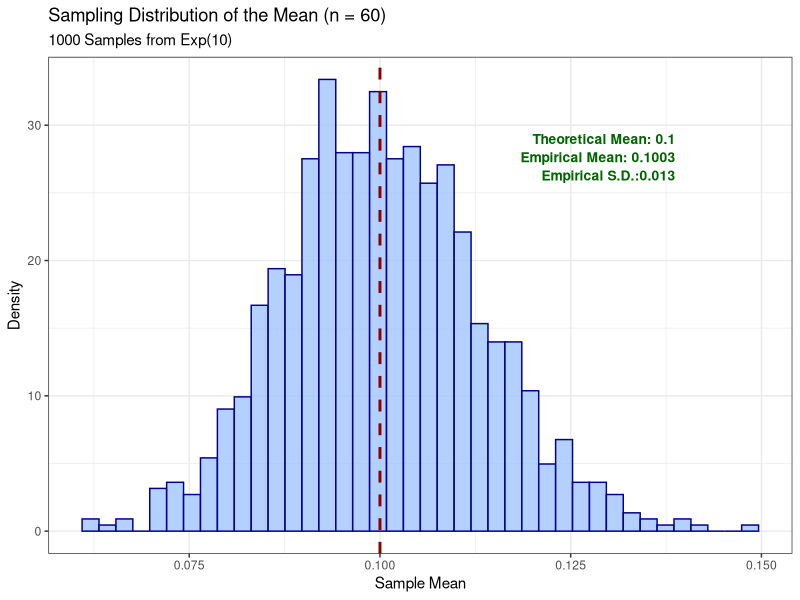

Source code (R):
# Load the ggplot2 library
library(ggplot2)

# Define population parameters and simulation size
lambda <- 10
sample_size <- 60
n_simulations <- 1000

# Set seed for reproducibility
set.seed(4242)

# Use 'replicate' to run the sampling and mean calculation n times
means_vector <- replicate(n_simulations, {
  mean(rexp(sample_size, rate=lambda))
})

# Create a data frame for ggplot
mean_data <- data.frame(Sample_Mean = means_vector)

# Calculate summary statistics for the annotation
mean_of_means <- mean(means_vector)
sd_of_means <- sd(means_vector)
theoretical_se <- (1/lambda) / sqrt(sample_size)

# Guiding location for plot legend
max_density <- dnorm(1/lambda, mean = 1/lambda, sd = theoretical_se)

# Create the summary text for the annotation
summary_text <- paste(
  "Theoretical Mean: ", 1/lambda,
  "\nEmpirical Mean: ", round(mean_of_means, 4),
  "\nEmpirical S.D.:", round(sd_of_means, 4),
  sep = ""
)

# Create the histogram plot
plot <- ggplot(mean_data, aes(x = Sample_Mean)) +
  geom_histogram(
    aes(y = after_stat(density)),
    bins = 40,
    fill = "#A0C4FF",
    color = "darkblue",
    alpha = 0.8
  ) + 
  # Add a vertical line for the theoretical mean
  geom_vline(
    xintercept = 1 / lambda,
    linetype = "dashed",
    color = "darkred",
    linewidth = 1
  ) + 
  # Customize labels and title
  labs(
    title = paste("Sampling Distribution of the Mean (n = ", sample_size, ")", sep=""),
    subtitle = paste(n_simulations, "Samples from Exp(10)"),
    x = "Sample Mean",
    y = "Density"
  ) +
  theme_bw() +
  # Place the summary text on the plot (simulatinh a legend)
  annotate(
    "text",
    x = 1/lambda + 3 * theoretical_se, # Place X coordinate (right side)
    y = max_density * .95, # Place Y coordinate (near top)
    label = summary_text,
    hjust = 1, # Right-align text
    vjust = 1, # Top-align text
    size = 3.5,
    color = "darkgreen",
    fontface = "bold",
    lineheight = 1.1 # Adjust line spacing
  )

print(plot)
